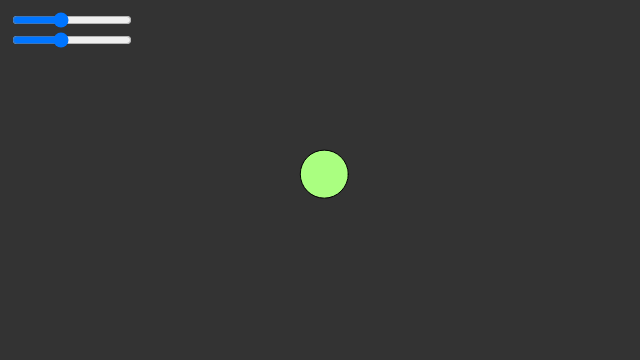
Frame 1 (no input)
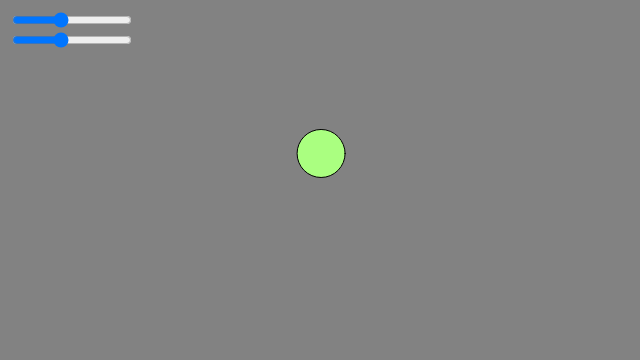
Frame 60 (no input)
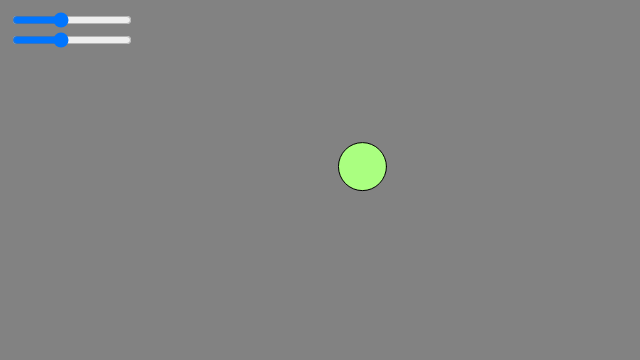
Frame 120 (the mouse pressed at the canvas centre since frame 60)

The p5.js sketch that drew these frames (run headless with seeded random() and noise() and a simulated clock; from frame 60 on, the mouse is pressed at the canvas centre):

// p5.js sketch
// ── sketch.js
var w;

function setup() {
  createCanvas(640, 360);
  // Make a Walker object
  w = new Walker();
  
  //Create a new slider:  https://p5js.org/reference/#/p5/createSlider
  slider01 = createSlider(0, 255, 100);  //colour
  slider01.position(10, 10);
  slider01.style('width', '120px');
  slider02 = createSlider(0, 255, 100);  //speed
  slider02.position(10, 30);
  slider02.style('width', '120px');
}

function draw() {
  background(51);
  // Update and display object
  w.update();
  w.display();
  w.de
}

function Walker() {

  // Start Walker in center
  this.pos = createVector(width / 2, height / 2);

  this.update = function() {
    // Move Walker randomly
    let directionX = slider02.value() / 10;
    let directionY = slider02.value() / 10;
    var vel = createVector(random(-1 * directionX, directionX), random(-1* directionY, directionY));
    
    this.pos.add(vel);
  }

  this.display = function() {
    // Draw Walker as circle
    //https://p5js.org/reference/#/p5/color
    
    let slideHue = slider01.value();
    colorMode(HSB);
    let slideColour = color(slideHue, 50, 250);
    fill(slideColour);
    
    ellipse(this.pos.x, this.pos.y, 48, 48);
  }
  
  this.debug = function() {
     //debug
    print(mouseX, " AND ", mouseY);
  }
  
}
